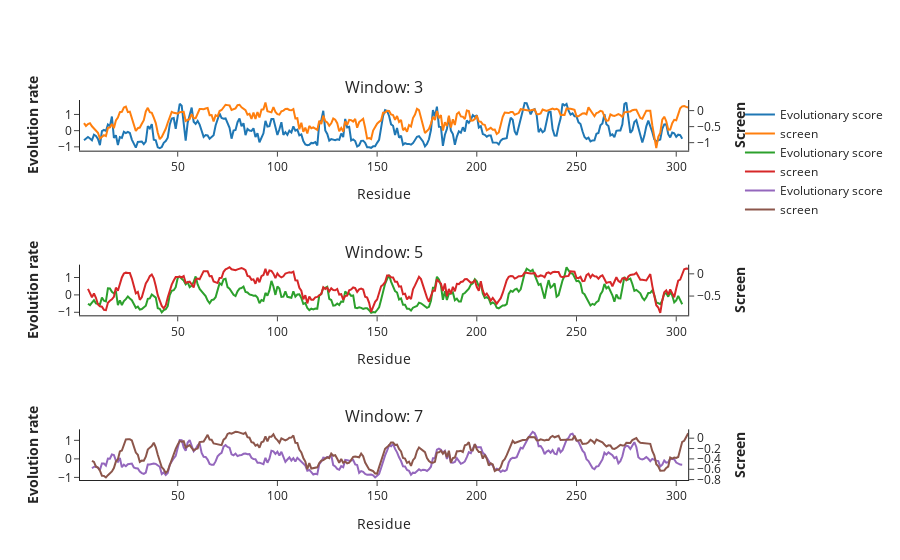

The notebook cell this image was saved under:
### Code cell
# Create figure with secondary y-axis
fig = make_subplots(specs=[[{"secondary_y": True}],
                          [{"secondary_y": True}],
                          [{"secondary_y": True}]],
        rows=3, cols=1, vertical_spacing=0.3, 
        subplot_titles=("Window: 3", "Window: 5", "Window: 7"))

for ind, x in enumerate([3,5, 7]):
# Add traces
    fig.add_trace(
                go.Scatter(x=r4s['POS'], y=r4s['SCORE'].rolling(x).mean(), 
                name="Evolutionary score",
                mode='lines'),
                secondary_y=False, 
                row = ind+1, col = 1
    )

    fig.add_trace(
                go.Scatter(x=r4s['POS'], 
                y=r4s['protease_screen_score'].rolling(x).mean(), name="screen",
                mode='lines'),
        secondary_y=True,
        row = ind+1, col = 1
    )


    # Set x-axis title
    fig.update_xaxes(title_text="Residue")
    fig.update_layout(dict(
    template="simple_white",
        xaxis=dict(ticks="outside", showline=True),
        yaxis=dict(ticks="outside", showline=True)))
    # Set y-axes titles
    fig.update_yaxes(title_text="<b>Evolution rate</b>", secondary_y=False)
    fig.update_yaxes(title_text="<b>Screen</b>", secondary_y=True)
    fig.update_layout({
            'plot_bgcolor': 'rgba(255,255,255, 0.7)',
            'paper_bgcolor': 'rgba(0, 0, 0, 0)',
            })

fig.show()
offline.plot(fig, filename = fig_folder+'rolling_average_evolution_screen.html')
fig.write_image(fig_folder+"rolling_average_evolution_screen.pdf")

### Figure 1 — Plotly figure (JSON) as saved in the notebook; plotly's stock layout.template omitted (floating-point values rounded to 4 significant figures; data arrays with more than 128 entries replaced by an {"elided": "..."} marker saying what was removed)
{"data": [{"mode": "lines", "name": "Evolutionary score", "type": "scatter", "x": {"elided": "306 int values"}, "xaxis": "x", "y": {"elided": "306 float values"}, "yaxis": "y"}, {"mode": "lines", "name": "screen", "type": "scatter", "x": {"elided": "306 int values"}, "xaxis": "x", "y": {"elided": "306 float values"}, "yaxis": "y2"}, {"mode": "lines", "name": "Evolutionary score", "type": "scatter", "x": {"elided": "306 int values"}, "xaxis": "x2", "y": {"elided": "306 float values"}, "yaxis": "y3"}, {"mode": "lines", "name": "screen", "type": "scatter", "x": {"elided": "306 int values"}, "xaxis": "x2", "y": {"elided": "306 float values"}, "yaxis": "y4"}, {"mode": "lines", "name": "Evolutionary score", "type": "scatter", "x": {"elided": "306 int values"}, "xaxis": "x3", "y": {"elided": "306 float values"}, "yaxis": "y5"}, {"mode": "lines", "name": "screen", "type": "scatter", "x": {"elided": "306 int values"}, "xaxis": "x3", "y": {"elided": "306 float values"}, "yaxis": "y6"}], "layout": {"annotations": [{"font": {"size": 16}, "showarrow": false, "text": "Window: 3", "x": 0.47, "xanchor": "center", "xref": "paper", "y": 1, "yanchor": "bottom", "yref": "paper"}, {"font": {"size": 16}, "showarrow": false, "text": "Window: 5", "x": 0.47, "xanchor": "center", "xref": "paper", "y": 0.5667, "yanchor": "bottom", "yref": "paper"}, {"font": {"size": 16}, "showarrow": false, "text": "Window: 7", "x": 0.47, "xanchor": "center", "xref": "paper", "y": 0.1333, "yanchor": "bottom", "yref": "paper"}], "paper_bgcolor": "rgba(0, 0, 0, 0)", "plot_bgcolor": "rgba(255,255,255, 0.7)", "xaxis": {"anchor": "y", "domain": [0, 0.94], "showline": true, "ticks": "outside", "title": {"text": "Residue"}}, "xaxis2": {"anchor": "y3", "domain": [0, 0.94], "title": {"text": "Residue"}}, "xaxis3": {"anchor": "y5", "domain": [0, 0.94], "title": {"text": "Residue"}}, "yaxis": {"anchor": "x", "domain": [0.8667, 1], "showline": true, "ticks": "outside", "title": {"text": "<b>Evolution rate</b>"}}, "yaxis2": {"anchor": "x", "overlaying": "y", "side": "right", "title": {"text": "<b>Screen</b>"}}, "yaxis3": {"anchor": "x2", "domain": [0.4333, 0.5667], "title": {"text": "<b>Evolution rate</b>"}}, "yaxis4": {"anchor": "x2", "overlaying": "y3", "side": "right", "title": {"text": "<b>Screen</b>"}}, "yaxis5": {"anchor": "x3", "domain": [0, 0.1333], "title": {"text": "<b>Evolution rate</b>"}}, "yaxis6": {"anchor": "x3", "overlaying": "y5", "side": "right", "title": {"text": "<b>Screen</b>"}}}}
